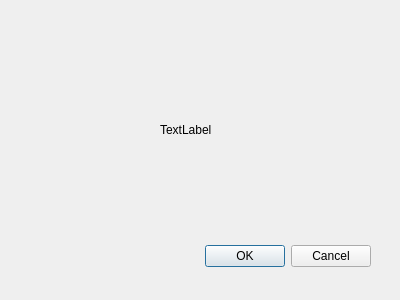
<?xml version="1.0" encoding="UTF-8"?>
<ui version="4.0">
 <class>ReminderDialog</class>
 <widget class="QDialog" name="ReminderDialog">
  <property name="geometry">
   <rect>
    <x>0</x>
    <y>0</y>
    <width>400</width>
    <height>300</height>
   </rect>
  </property>
  <property name="windowTitle">
   <string>Dialog</string>
  </property>
  <widget class="QDialogButtonBox" name="buttonBox">
   <property name="geometry">
    <rect>
     <x>30</x>
     <y>240</y>
     <width>341</width>
     <height>32</height>
    </rect>
   </property>
   <property name="orientation">
    <enum>Qt::Horizontal</enum>
   </property>
   <property name="standardButtons">
    <set>QDialogButtonBox::Cancel|QDialogButtonBox::Ok</set>
   </property>
  </widget>
  <widget class="QLabel" name="label">
   <property name="geometry">
    <rect>
     <x>160</x>
     <y>120</y>
     <width>69</width>
     <height>19</height>
    </rect>
   </property>
   <property name="text">
    <string>TextLabel</string>
   </property>
  </widget>
 </widget>
 <resources/>
 <connections>
  <connection>
   <sender>buttonBox</sender>
   <signal>accepted()</signal>
   <receiver>ReminderDialog</receiver>
   <slot>accept()</slot>
   <hints>
    <hint type="sourcelabel">
     <x>248</x>
     <y>254</y>
    </hint>
    <hint type="destinationlabel">
     <x>157</x>
     <y>274</y>
    </hint>
   </hints>
  </connection>
  <connection>
   <sender>buttonBox</sender>
   <signal>rejected()</signal>
   <receiver>ReminderDialog</receiver>
   <slot>reject()</slot>
   <hints>
    <hint type="sourcelabel">
     <x>316</x>
     <y>260</y>
    </hint>
    <hint type="destinationlabel">
     <x>286</x>
     <y>274</y>
    </hint>
   </hints>
  </connection>
 </connections>
</ui>
